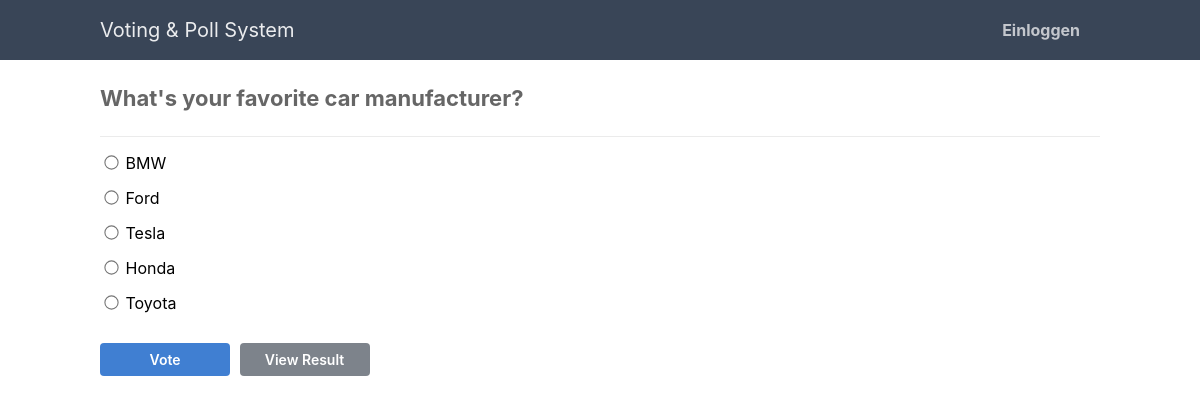
Page /vote.php?id=3 on the committed database.
### tables this page shows
CREATE TABLE IF NOT EXISTS `polls` (
	`id` int(11) NOT NULL AUTO_INCREMENT,
	`title` text NOT NULL,
	`description` text NOT NULL,
	`expires` datetime DEFAULT NULL,
	`submit_date` datetime NOT NULL DEFAULT CURRENT_TIMESTAMP,
	`start_date` datetime NOT NULL DEFAULT CURRENT_TIMESTAMP,
	`approved` tinyint(1) NOT NULL DEFAULT '1',
	`num_choices` tinyint(1) NOT NULL DEFAULT '1',
	PRIMARY KEY (`id`)
);

CREATE TABLE IF NOT EXISTS `poll_answers` (
	`id` int(11) NOT NULL AUTO_INCREMENT,
	`poll_id` int(11) NOT NULL,
	`title` varchar(255) NOT NULL,
	`votes` int(11) NOT NULL DEFAULT '0',
	PRIMARY KEY (`id`)
);

### vote.php (the view, shortened to what this page needs)
<?php
include 'functions.php';
$pdo = pdo_connect_mysql();
if (isset($_GET['id'])) {
    $stmt = $pdo->prepare('SELECT * FROM polls WHERE approved = 1 AND id = ?');
    $stmt->execute([ $_GET['id'] ]);
    $poll = $stmt->fetch(PDO::FETCH_ASSOC);
    if ($poll) {
        $stmt = $pdo->prepare('SELECT * FROM poll_answers WHERE poll_id = ?');
        $stmt->execute([ $_GET['id'] ]);
        $poll_answers = $stmt->fetchAll(PDO::FETCH_ASSOC);
    } else {
        exit('Poll with that ID does not exist.');
    }
} else {
    exit('No poll ID specified.');
}
?>
<?=template_header($poll['title'])?>
<div class="content poll-vote">
	<h2><?=$poll['title']?></h2>
    <form action="vote.php?id=<?=$_GET['id']?>" method="post">
        <?php for ($i = 0; $i < count($poll_answers); $i++): ?>
        <label>
            <input type="<?=$poll['num_choices'] > 1 ? 'checkbox' : 'radio'?>" name="poll_answer<?=$poll['num_choices'] > 1 ? '[]' : ''?>" value="<?=$poll_answers[$i]['id']?>">
            <?=$poll_answers[$i]['title']?>
        </label>
        <?php endfor; ?>
        <div>
            <input type="submit" value="Vote">
            <a href="result.php?id=<?=$poll['id']?>">View Result</a>
        </div>
    </form>
</div>
<?=template_footer()?>

### style.css (style rules this page uses)
* { box-sizing: border-box; font-family: -apple-system, BlinkMacSystemFont, "segoe ui", roboto, oxygen, ubuntu, cantarell, "fira sans", "droid sans", "helvetica neue", Arial, sans-serif; font-size: 16px; -webkit-font-smoothing: antialiased; -moz-osx-font-smoothing: grayscale; }
body { background-color: #FFFFFF; margin: 0; }
.content { width: 1000px; margin: 0 auto; }
.content h2 { margin: 0; padding: 25px 0; font-size: 22px; border-bottom: 1px solid #ebebeb; color: #666666; }
.poll-vote form { display: flex; flex-flow: column; }
.poll-vote form label { padding-bottom: 15px; }
.poll-vote form input[type="radio"] { transform: scale(1.1); }
.poll-vote form input[type="submit"], .poll-vote form a { display: inline-block; padding: 8px; border-radius: 4px; background-color: #407fd2; border: 0; font-weight: 600; font-size: 14px; color: #FFFFFF; cursor: pointer; width: 130px; margin-top: 15px; }
.poll-vote form a { text-align: center; text-decoration: none; background-color: #7d838b; margin-left: 5px; }

### rows in the picture
polls: title "What's your favorite car manufacturer?", num_choices "☐ BMW", num_choices "☐ Ford", num_choices "☐ Tesla", num_choices "☐ Honda", num_choices "☐ Toyota"
poll_answers: title "BMW"
poll_answers: title "Ford"
poll_answers: title "Tesla"
poll_answers: title "Honda"
poll_answers: title "Toyota"
